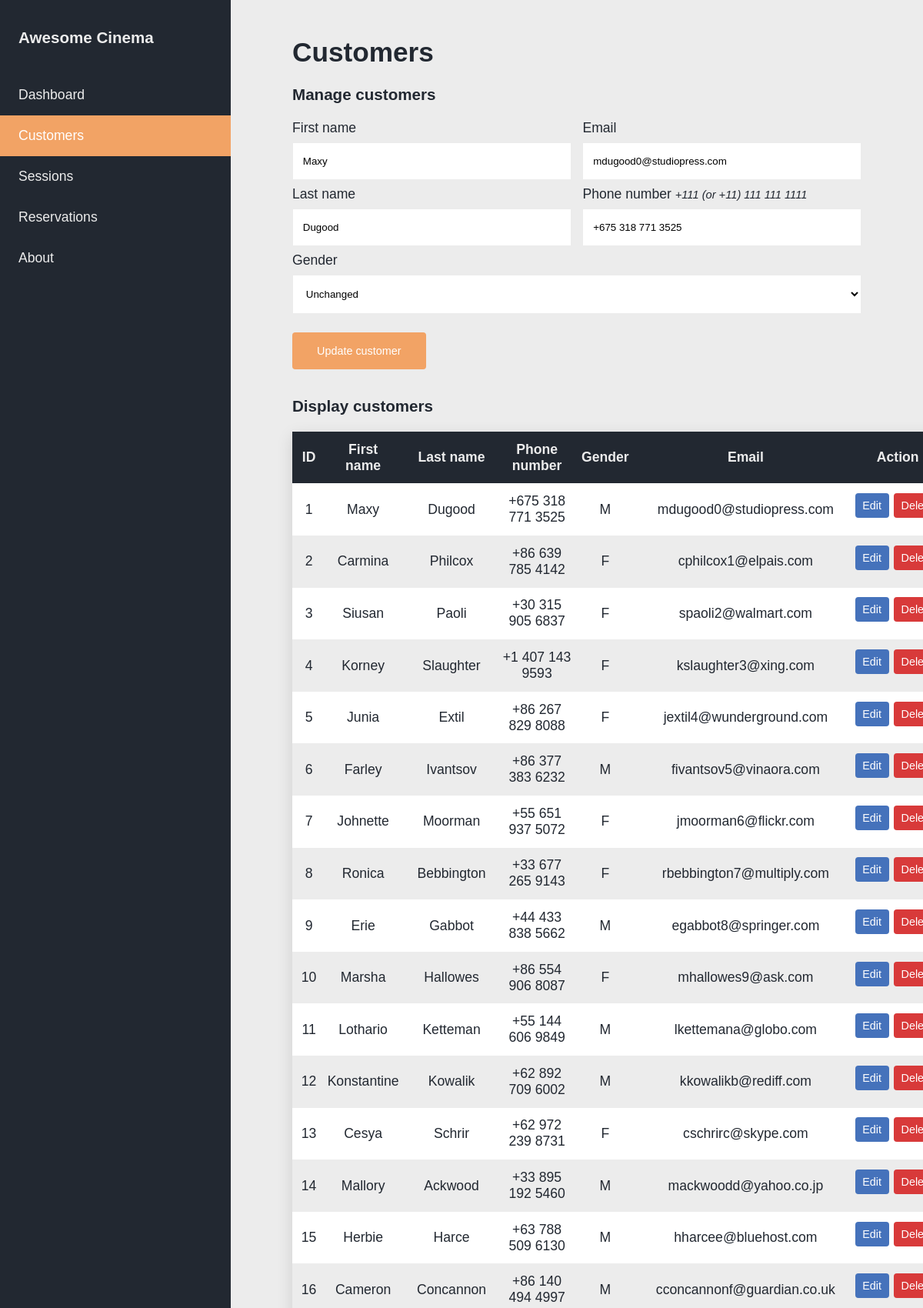
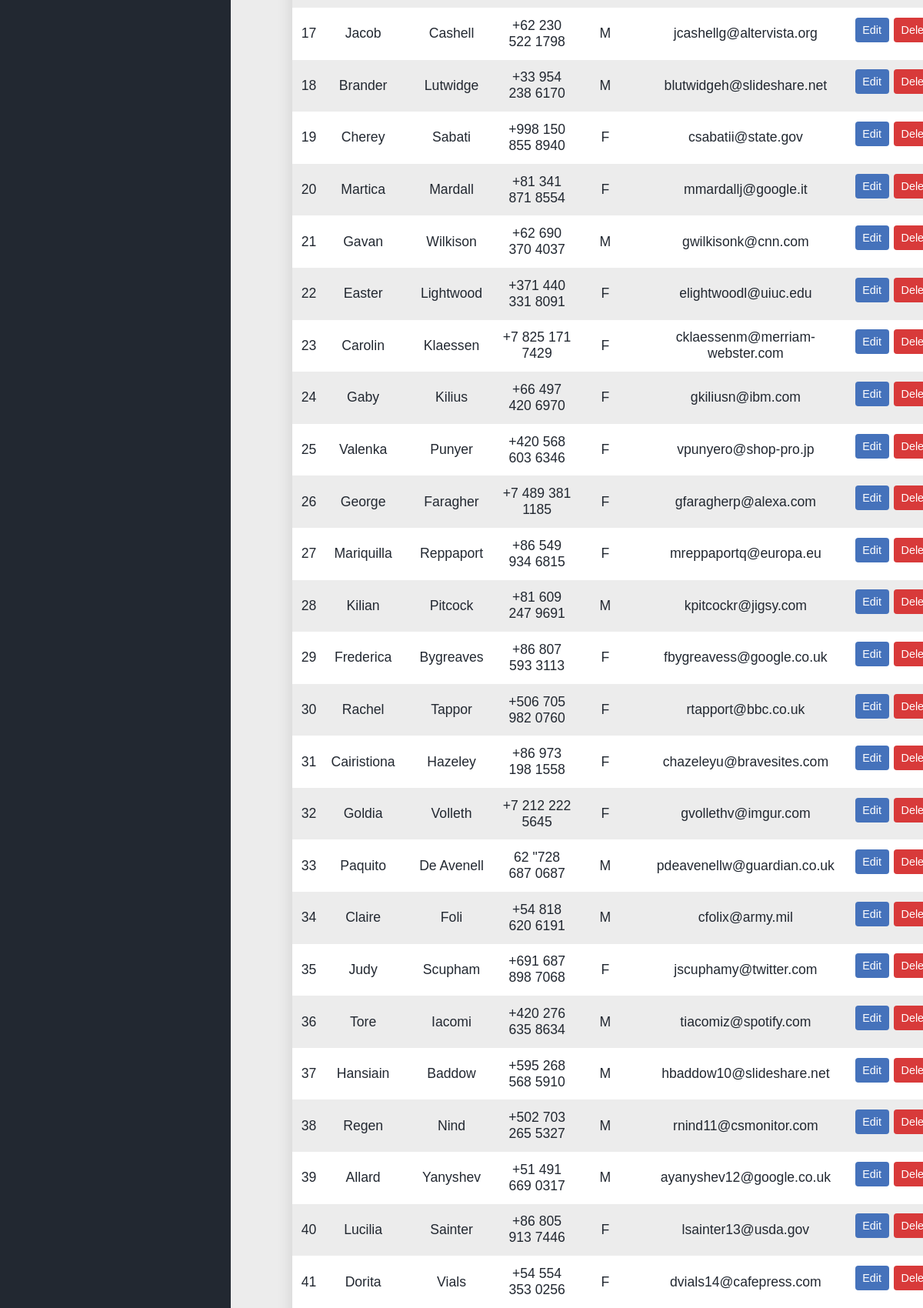
/customers.php?edit=1 (upper part), run on the app's committed database (2 pictures, top to bottom).
### tables this page shows
CREATE TABLE customer(
   
  customer_id INT NOT NULL AUTO_INCREMENT,
  fname VARCHAR(30) NOT NULL,
  lname VARCHAR(30) NOT NULL,
  phone_num VARCHAR(30) NOT NULL,
  gender VARCHAR(1) NOT NULL,
  email NVARCHAR(255) DEFAULT 'unspecified',

   
  PRIMARY KEY (customer_id)
);

### proc/customers.php (called while the page is built, shortened)
<?php
require("/srv/http/awesome_cinema/config/database.php");
if (isset($_GET['edit'])) {
    $customer_id = $_GET['edit'];
    $update = true;
    $query = "SELECT * FROM customer WHERE customer_id=$customer_id";
    $result = $conn->query($query);
    if ($result) {
        if (count($result) == 1) {
            $row = $result->fetch_array();
            $fname = $row['fname'];
            $lname = $row['lname'];
            $phone_num = $row['phone_num'];
            $gender = $row['gender'];
            $email = $row['email'];
        }
    } else {
        die($conn->error);
    }
}
$c_arr = $conn->query("SELECT * FROM customer");

### customers.php (the view, shortened to what this page needs)
<?php
    require("/srv/http/awesome_cinema/proc/customers.php");
?>
<!DOCTYPE html>
<html lang="en">
<head>
    <link rel="stylesheet" href="style.css">
</head>
<body>
    <header>
        <ul class="navbar">
            <li class="navbar__item"><h3>Awesome Cinema</h3></li>
            <li><a class="navbar__item" href="index.php">Dashboard</a></li>
            <li><a class="navbar__item navbar__item--active" href="customers.php">Customers</a></li>
            <li><a class="navbar__item" href="sessions.php">Sessions</a></li>
            <li><a class="navbar__item" href="reservations.php">Reservations</a></li>
            <li><a class="navbar__item" href="about.html">About</a></li>
        </ul>
    </header>
    <main>
        <div class="wrapper">
            <h1>Customers</h1>
            <h3>Manage customers</h3>
            <form action="proc/customers.php" method="POST">
                <div style="float:left;width:49%;">
                    <label for="fname">First name</label>
                    <input type="text" name="fname" placeholder="Billy" value="<?php echo $fname; ?>" required>
                    <label for="lname">Last name</label>
                    <input type="text" name="lname" placeholder="Karlson" value="<?php echo $lname; ?>" required>
                </div>
                <div style="float:right;width:49%;">
                    <label for="email">Email</label>
                    <input type="email" name="email" placeholder="billy@email.com" value="<?php echo $email; ?>" required>
                    <label for="phone_num">Phone number <small><i>+111 (or +11) 111 111 1111</i></small></label>
                    <input type="tel" name="phone_num" value="<?php echo $phone_num; ?>" placeholder="+123 453 454 6783" pattern="\+[0-9]{2,3} [0-9]{3} [0-9]{3} [0-9]{4}" required>
                </div>
                <label>Gender</label>
                <?php
                if ($update == true) {
                    echo '<select id="gender" name="gender">
                            <option value="'.$gender.'">Unchanged</option>
                            <option value="M">Male</option>
                            <option value="F">Female</option>
                        </select>';
                    echo '<button type="submit" name="update" class="btn">Update customer</button>';
                } else {
                    echo '<select id="gender" name="gender">
                            <option value="M">Male</option>
                            <option value="F">Female</option>
                        </select>';
                    echo '<button type="submit" name="save" class="btn">Add customer</button>';
                }
                ?>
            </form>
            <h3>Display customers</h3>
            <table class="table--customers">
                <tr>
                    <th>ID</th>
                    <th>First name</th>
                    <th>Last name</th>
                    <th>Phone number</th>
                    <th>Gender</th>
                    <th>Email</th>
                    <th>Action</th>
                </tr>
            <?php
                foreach($c_arr as $item) {
                    echo "<tr>";
                    echo "<td>".$item["customer_id"]."</td>
                        <td>".$item["fname"]."</td>
                        <td>".$item["lname"]."</td>
                        <td>".$item["phone_num"]."</td>
                        <td>".$item["gender"]."</td>
                        <td>".$item["email"]."</td>
                        <td style=\"display:flex;flexdirection:row;\">
                            <a class=\"btn btn__table btn--edit\"
                            href=\"customers.php?edit=".$item["customer_id"]."\">Edit</a>
                            <a class=\"btn btn__table btn--delete\"
                            href=\"customers.php?delete=".$item["customer_id"]."\">Delete</a>
                        </td>";
                    echo "</tr>";
                }
                echo "</table>";
            ?>
        </div>
    </main>
</body>
</html>

### style.css (style rules this page uses)
:root { --clr-dark: #222831; --clr-medium: #30475e; --clr-accent: #f2a365; --clr-light: #ececec; --clr-green: #4CAF50; --clr-red: #d83a3a; --clr-yellow: #ffdaaf; --clr-blue: #4572bb; --clr-grey: #ccc; --clr-black: black; --clr-white: white; --clr-accent-hover: #fdc295; --clr-blue-hover: #66a7e7; --clr-red-hover: #f34646; --fw-regular: 400; --fw-medium: 500; --fw-semibold: 600; --fw-bold: 700; }
*, *::before, *::after { box-sizing: border-box; margin: 0; padding: 0; }
body { scroll-behavior: smooth; padding: 0; margin: 0; background-color: var(--clr-light); font-family: "Quicksand", sans-serif; font-size: 1.1rem; color: var(--clr-dark); }
h1 { display: block; font-size: 2em; margin-top: 0.67em; margin-bottom: 0.67em; margin-left: 0; margin-right: 0; font-weight: bold; }
h3 { display: block; font-size: 1.17em; margin-top: 1em; margin-bottom: 1em; margin-left: 0; margin-right: 0; font-weight: bold; }
.wrapper { margin-left: 25%; padding: 1.5rem 5rem; }
.navbar { list-style-type: none; margin: 0; padding: 0; width: 25%; background-color: var(--clr-dark); position: fixed; height: 100%; overflow: auto; }
.navbar__item { display: block; color: var(--clr-light); padding: 1rem 1.5rem; text-decoration: none; }
.navbar__item--active { background-color: var(--clr-accent); color: var(--clr-white); }
.btn { background-color: var(--clr-accent); color: white; padding: 1rem 2rem; margin: 1rem 0; border: none; border-radius: 4px; cursor: pointer; text-decoration: none; font-size: 0.9rem; }
.btn__table { margin: 0 0.2rem; padding: 0.5rem 0.6rem; }
.btn--edit { background-color: var(--clr-blue); }
.btn--delete { background-color: var(--clr-red); }
select { background-color: var(--clr-white); width: 100%; padding: 1rem 0.8rem; margin: 8px 0; display: inline-block; border: 1px solid var(--clr-light); }
input { border: 1px solid var(--clr-light); width: 100%; padding: 1rem 0.8rem; margin: 8px 0; }
table { width: 100%; margin-bottom: 2rem; box-shadow: 0 6px 20px rgba(0,0,0,0.12); }
table, th, td { border-collapse: collapse; }
tr:nth-child(even) { background-color: var(--clr-white); }
tr:nth-child(odd) { background-color: var(--clr-light); }
th, td { padding: .8rem; text-align: center; }
.table--customers th, td { padding: .8rem 0rem .8rem; text-align: center; }
.table--customers th { padding: .8rem; background-color: var(--clr-dark); color: var(--clr-light); }
th { background-color: var(--clr-dark); color: var(--clr-light); }

### data on the page
customer: fname "Maxy", lname "Dugood", email "mdugood0@studiopress.com", phone_num "+675 318 771 3525", customer_id "1", gender "M"
customer: customer_id "2", fname "Carmina", lname "Philcox", phone_num "+86 639 785 4142", gender "F", email "cphilcox1@elpais.com"
customer: customer_id "3", fname "Siusan", lname "Paoli", phone_num "+30 315 905 6837", gender "F", email "spaoli2@walmart.com"
customer: customer_id "4", fname "Korney", lname "Slaughter", phone_num "+1 407 143 9593", gender "F", email "kslaughter3@xing.com"
customer: customer_id "5", fname "Junia", lname "Extil", phone_num "+86 267 829 8088", gender "F", email "jextil4@wunderground.com"
customer: customer_id "6", fname "Farley", lname "Ivantsov", phone_num "+86 377 383 6232", gender "M", email "fivantsov5@vinaora.com"
customer: customer_id "7", fname "Johnette", lname "Moorman", phone_num "+55 651 937 5072", gender "F", email "jmoorman6@flickr.com"
customer: customer_id "8", fname "Ronica", lname "Bebbington", phone_num "+33 677 265 9143", gender "F", email "rbebbington7@multiply.com"
customer: customer_id "9", fname "Erie", lname "Gabbot", phone_num "+44 433 838 5662", gender "M", email "egabbot8@springer.com"
customer: customer_id "10", fname "Marsha", lname "Hallowes", phone_num "+86 554 906 8087", gender "F", email "mhallowes9@ask.com"
customer: customer_id "11", fname "Lothario", lname "Ketteman", phone_num "+55 144 606 9849", gender "M", email "lkettemana@globo.com"
customer: customer_id "12", fname "Konstantine", lname "Kowalik", phone_num "+62 892 709 6002", gender "M", email "kkowalikb@rediff.com"
customer: customer_id "13", fname "Cesya", lname "Schrir", phone_num "+62 972 239 8731", gender "F", email "cschrirc@skype.com"
customer: customer_id "14", fname "Mallory", lname "Ackwood", phone_num "+33 895 192 5460", gender "M", email "mackwoodd@yahoo.co.jp"
customer: customer_id "15", fname "Herbie", lname "Harce", phone_num "+63 788 509 6130", gender "M", email "hharcee@bluehost.com"
customer: customer_id "16", fname "Cameron", lname "Concannon", phone_num "+86 140 494 4997", gender "M", email "cconcannonf@guardian.co.uk"
customer: customer_id "17", fname "Jacob", lname "Cashell", phone_num "+62 230 522 1798", gender "M", email "jcashellg@altervista.org"
customer: customer_id "18", fname "Brander", lname "Lutwidge", phone_num "+33 954 238 6170", gender "M", email "blutwidgeh@slideshare.net"
customer: customer_id "19", fname "Cherey", lname "Sabati", phone_num "+998 150 855 8940", gender "F", email "csabatii@state.gov"
customer: customer_id "20", fname "Martica", lname "Mardall", phone_num "+81 341 871 8554", gender "F", email "mmardallj@google.it"
customer: customer_id "21", fname "Gavan", lname "Wilkison", phone_num "+62 690 370 4037", gender "M", email "gwilkisonk@cnn.com"
customer: customer_id "22", fname "Easter", lname "Lightwood", phone_num "+371 440 331 8091", gender "F", email "elightwoodl@uiuc.edu"
customer: customer_id "23", fname "Carolin", lname "Klaessen", phone_num "+7 825 171 7429", gender "F", email "cklaessenm@merriam-webster.com"
customer: customer_id "24", fname "Gaby", lname "Kilius", phone_num "+66 497 420 6970", gender "F", email "gkiliusn@ibm.com"
customer: customer_id "25", fname "Valenka", lname "Punyer", phone_num "+420 568 603 6346", gender "F", email "vpunyero@shop-pro.jp"
customer: customer_id "26", fname "George", lname "Faragher", phone_num "+7 489 381 1185", gender "F", email "gfaragherp@alexa.com"
customer: customer_id "27", fname "Mariquilla", lname "Reppaport", phone_num "+86 549 934 6815", gender "F", email "mreppaportq@europa.eu"
customer: customer_id "28", fname "Kilian", lname "Pitcock", phone_num "+81 609 247 9691", gender "M", email "kpitcockr@jigsy.com"
customer: customer_id "29", fname "Frederica", lname "Bygreaves", phone_num "+86 807 593 3113", gender "F", email "fbygreavess@google.co.uk"
customer: customer_id "30", fname "Rachel", lname "Tappor", phone_num "+506 705 982 0760", gender "F", email "rtapport@bbc.co.uk"
customer: customer_id "31", fname "Cairistiona", lname "Hazeley", phone_num "+86 973 198 1558", gender "F", email "chazeleyu@bravesites.com"
customer: customer_id "32", fname "Goldia", lname "Volleth", phone_num "+7 212 222 5645", gender "F", email "gvollethv@imgur.com"
customer: customer_id "33", fname "Paquito", lname "De Avenell", phone_num "62 \"728 687 0687", gender "M", email "pdeavenellw@guardian.co.uk"
customer: customer_id "34", fname "Claire", lname "Foli", phone_num "+54 818 620 6191", gender "M", email "cfolix@army.mil"
customer: customer_id "35", fname "Judy", lname "Scupham", phone_num "+691 687 898 7068", gender "F", email "jscuphamy@twitter.com"
customer: customer_id "36", fname "Tore", lname "Iacomi", phone_num "+420 276 635 8634", gender "M", email "tiacomiz@spotify.com"
customer: customer_id "37", fname "Hansiain", lname "Baddow", phone_num "+595 268 568 5910", gender "M", email "hbaddow10@slideshare.net"
customer: customer_id "38", fname "Regen", lname "Nind", phone_num "+502 703 265 5327", gender "M", email "rnind11@csmonitor.com"
customer: customer_id "39", fname "Allard", lname "Yanyshev", phone_num "+51 491 669 0317", gender "M", email "ayanyshev12@google.co.uk"
customer: customer_id "40", fname "Lucilia", lname "Sainter", phone_num "+86 805 913 7446", gender "F", email "lsainter13@usda.gov"
customer: customer_id "41", fname "Dorita", lname "Vials", phone_num "+54 554 353 0256", gender "F", email "dvials14@cafepress.com"
